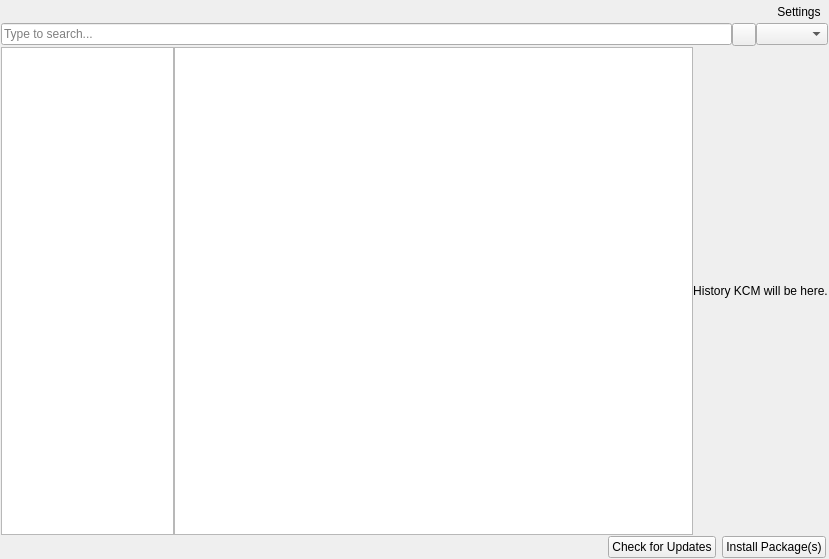
<?xml version="1.0" encoding="UTF-8"?>
<ui version="4.0">
 <class>MainWidget</class>
 <widget class="QWidget" name="MainWidget">
  <property name="geometry">
   <rect>
    <x>0</x>
    <y>0</y>
    <width>829</width>
    <height>559</height>
   </rect>
  </property>
  <property name="minimumSize">
   <size>
    <width>700</width>
    <height>500</height>
   </size>
  </property>
  <property name="windowTitle">
   <string>Form</string>
  </property>
  <layout class="QGridLayout" name="gridLayout">
   <property name="leftMargin">
    <number>1</number>
   </property>
   <property name="topMargin">
    <number>1</number>
   </property>
   <property name="rightMargin">
    <number>1</number>
   </property>
   <property name="bottomMargin">
    <number>1</number>
   </property>
   <property name="verticalSpacing">
    <number>1</number>
   </property>
   <item row="0" column="0">
    <layout class="QHBoxLayout" name="horizontalLayout">
     <item>
      <widget class="QTabWidget" name="stateTab">
       <property name="sizePolicy">
        <sizepolicy hsizetype="Expanding" vsizetype="Fixed">
         <horstretch>0</horstretch>
         <verstretch>0</verstretch>
        </sizepolicy>
       </property>
       <property name="maximumSize">
        <size>
         <width>16777215</width>
         <height>26</height>
        </size>
       </property>
       <property name="tabShape">
        <enum>QTabWidget::Rounded</enum>
       </property>
       <property name="currentIndex">
        <number>-1</number>
       </property>
       <property name="documentMode">
        <bool>true</bool>
       </property>
      </widget>
     </item>
     <item>
      <widget class="QToolButton" name="menuButton">
       <property name="text">
        <string>Settings</string>
       </property>
       <property name="popupMode">
        <enum>QToolButton::InstantPopup</enum>
       </property>
       <property name="toolButtonStyle">
        <enum>Qt::ToolButtonTextBesideIcon</enum>
       </property>
       <property name="autoRaise">
        <bool>true</bool>
       </property>
      </widget>
     </item>
    </layout>
   </item>
   <item row="1" column="0">
    <layout class="QHBoxLayout" name="searchActions">
     <property name="spacing">
      <number>0</number>
     </property>
     <item>
      <widget class="QLineEdit" name="searchLine">
       <property name="placeholderText">
        <string>Type to search...</string>
       </property>
       <property name="clearButtonEnabled">
        <bool>true</bool>
       </property>
      </widget>
     </item>
     <item>
      <widget class="QToolButton" name="searchButton">
       <property name="text">
        <string/>
       </property>
      </widget>
     </item>
     <item>
      <widget class="QComboBox" name="typeCombo">
       <property name="sizePolicy">
        <sizepolicy hsizetype="Fixed" vsizetype="Fixed">
         <horstretch>0</horstretch>
         <verstretch>0</verstretch>
        </sizepolicy>
       </property>
       <property name="maximumSize">
        <size>
         <width>260</width>
         <height>16777215</height>
        </size>
       </property>
       <property name="whatsThis">
        <string>Update Types</string>
       </property>
      </widget>
     </item>
    </layout>
   </item>
   <item row="2" column="0">
    <layout class="QHBoxLayout" name="horizontalLayout_5">
     <property name="spacing">
      <number>0</number>
     </property>
     <item>
      <widget class="QWidget" name="content" native="true">
       <layout class="QHBoxLayout" name="horizontalLayout_3" stretch="1,3">
        <property name="spacing">
         <number>0</number>
        </property>
        <property name="leftMargin">
         <number>0</number>
        </property>
        <property name="topMargin">
         <number>0</number>
        </property>
        <property name="rightMargin">
         <number>0</number>
        </property>
        <property name="bottomMargin">
         <number>0</number>
        </property>
        <item>
         <widget class="GroupList" name="groupList">
          <property name="sizePolicy">
           <sizepolicy hsizetype="Expanding" vsizetype="Expanding">
            <horstretch>0</horstretch>
            <verstretch>0</verstretch>
           </sizepolicy>
          </property>
          <property name="maximumSize">
           <size>
            <width>230</width>
            <height>16777215</height>
           </size>
          </property>
          <property name="whatsThis">
           <string>Category Panel</string>
          </property>
          <property name="textElideMode">
           <enum>Qt::ElideMiddle</enum>
          </property>
         </widget>
        </item>
        <item>
         <widget class="PackageView" name="packageList">
          <property name="whatsThis">
           <string>Package List</string>
          </property>
          <property name="horizontalScrollBarPolicy">
           <enum>Qt::ScrollBarAlwaysOff</enum>
          </property>
          <property name="editTriggers">
           <set>QAbstractItemView::NoEditTriggers</set>
          </property>
          <property name="showDropIndicator" stdset="0">
           <bool>false</bool>
          </property>
          <property name="dragDropOverwriteMode">
           <bool>false</bool>
          </property>
          <property name="alternatingRowColors">
           <bool>true</bool>
          </property>
          <property name="selectionMode">
           <enum>QAbstractItemView::NoSelection</enum>
          </property>
          <property name="selectionBehavior">
           <enum>QAbstractItemView::SelectRows</enum>
          </property>
          <property name="showGrid">
           <bool>false</bool>
          </property>
          <property name="wordWrap">
           <bool>true</bool>
          </property>
          <property name="cornerButtonEnabled">
           <bool>false</bool>
          </property>
          <attribute name="horizontalHeaderVisible">
           <bool>false</bool>
          </attribute>
          <attribute name="horizontalHeaderStretchLastSection">
           <bool>true</bool>
          </attribute>
          <attribute name="verticalHeaderVisible">
           <bool>false</bool>
          </attribute>
          <attribute name="verticalHeaderDefaultSectionSize">
           <number>52</number>
          </attribute>
          <attribute name="verticalHeaderMinimumSectionSize">
           <number>52</number>
          </attribute>
         </widget>
        </item>
       </layout>
      </widget>
     </item>
     <item>
      <widget class="QWidget" name="contentHistory" native="true">
       <layout class="QHBoxLayout" name="horizontalLayout_4">
        <property name="spacing">
         <number>0</number>
        </property>
        <property name="leftMargin">
         <number>0</number>
        </property>
        <property name="topMargin">
         <number>0</number>
        </property>
        <property name="rightMargin">
         <number>0</number>
        </property>
        <property name="bottomMargin">
         <number>0</number>
        </property>
        <item>
         <widget class="QLabel" name="label">
          <property name="text">
           <string notr="true">History KCM will be here.</string>
          </property>
          <property name="alignment">
           <set>Qt::AlignCenter</set>
          </property>
         </widget>
        </item>
       </layout>
      </widget>
     </item>
    </layout>
   </item>
   <item row="3" column="0">
    <widget class="QWidget" name="actions" native="true">
     <property name="sizePolicy">
      <sizepolicy hsizetype="Preferred" vsizetype="Preferred">
       <horstretch>0</horstretch>
       <verstretch>0</verstretch>
      </sizepolicy>
     </property>
     <property name="maximumSize">
      <size>
       <width>16777215</width>
       <height>25</height>
      </size>
     </property>
     <layout class="QHBoxLayout" name="mainLayout" stretch="0,3,0,0">
      <property name="leftMargin">
       <number>0</number>
      </property>
      <property name="topMargin">
       <number>0</number>
      </property>
      <property name="rightMargin">
       <number>2</number>
      </property>
      <property name="bottomMargin">
       <number>0</number>
      </property>
      <item>
       <widget class="QPushButton" name="showBasketButton">
        <property name="minimumSize">
         <size>
          <width>22</width>
          <height>22</height>
         </size>
        </property>
        <property name="maximumSize">
         <size>
          <width>22</width>
          <height>22</height>
         </size>
        </property>
        <property name="toolTip">
         <string>Show Basket</string>
        </property>
        <property name="text">
         <string notr="true"/>
        </property>
        <property name="icon">
         <iconset resource="../data/data.qrc">
          <normaloff>:/data/slide_up.png</normaloff>:/data/slide_up.png</iconset>
        </property>
        <property name="shortcut">
         <string notr="true">F7</string>
        </property>
        <property name="flat">
         <bool>true</bool>
        </property>
       </widget>
      </item>
      <item>
       <widget class="QLabel" name="statusLabel">
        <property name="text">
         <string/>
        </property>
       </widget>
      </item>
      <item>
       <widget class="QPushButton" name="checkUpdatesButton">
        <property name="text">
         <string>Check for Updates</string>
        </property>
       </widget>
      </item>
      <item>
       <widget class="QPushButton" name="actionButton">
        <property name="text">
         <string>Install Package(s)</string>
        </property>
       </widget>
      </item>
     </layout>
    </widget>
   </item>
  </layout>
 </widget>
 <customwidgets>
  <customwidget>
   <class>PackageView</class>
   <extends>QTableView</extends>
   <header location="global">packageview.h</header>
  </customwidget>
  <customwidget>
   <class>GroupList</class>
   <extends>QListWidget</extends>
   <header location="global">grouplist.h</header>
  </customwidget>
 </customwidgets>
 <tabstops>
  <tabstop>typeCombo</tabstop>
  <tabstop>groupList</tabstop>
  <tabstop>packageList</tabstop>
  <tabstop>menuButton</tabstop>
  <tabstop>stateTab</tabstop>
 </tabstops>
 <resources>
  <include location="../data/data.qrc"/>
 </resources>
 <connections/>
</ui>
